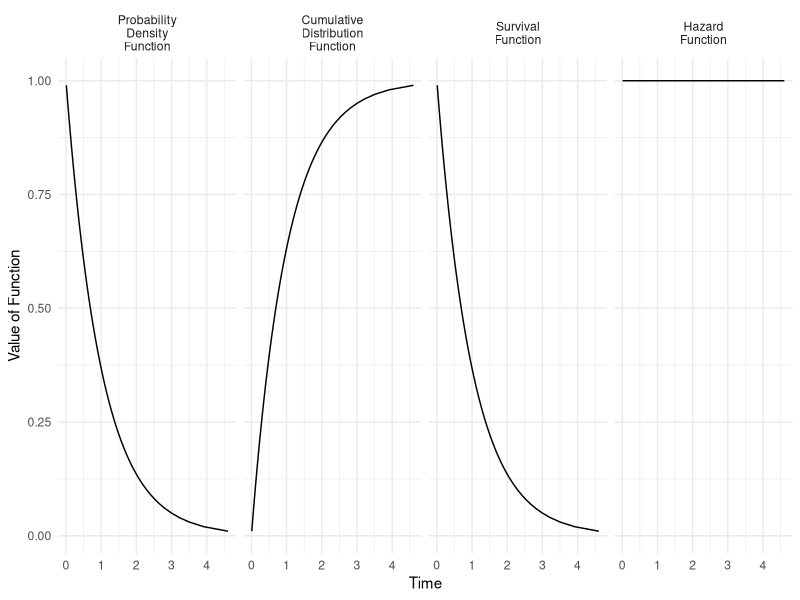

Source code (R):
## ---- chunk 1
library(tidyverse)
## ---- chunk 2

tibble(p = seq(.01,.99,.01)) |>
  mutate(
    y = qexp(p),
    `Probability\nDensity\nFunction` = dexp(y),
    `Cumulative\nDistribution\nFunction` = pexp(y),
    `Survival\nFunction` = 1 - pexp(y),
    `Hazard\nFunction` = 1
  ) |>
  pivot_longer(cols = -c(1:2)) |>
  mutate(name = fct_relevel(factor(name), c("Probability\nDensity\nFunction","Cumulative\nDistribution\nFunction","Survival\nFunction","Hazard\nFunction"))) |>
  ggplot(aes(x = y, y = value)) +
  geom_line() +
  facet_wrap(~name, nrow = 1) +
  ylab("Value of Function") +
  xlab("Time") +
  theme_minimal()
## ---- chunk 3
simulated <- tibble(id = 1:1000) |>
  mutate(
    # Exponential draws
    t = rexp(n()),
    # Trial cuts off at time 3
    c = t > 3,
    # Observed y is truncated at 3
    t_tilde = ifelse(t > 3, 3, t)
  )
## ---- chunk 4
log_likelihood <- function(log_lambda, data) {
  data |>
    mutate(
      likelihood_i = case_when(
        c == 0 ~ dexp(t_tilde, rate = exp(log_lambda)),
        c == 1 ~ pexp(t_tilde, rate = exp(log_lambda), lower.tail = FALSE)
      )
    ) |>
    summarize(
      log_likelihood = sum(log(likelihood_i))
    ) |>
    pull(log_likelihood)
}
## ---- chunk 5
optimize.out <- optimize(
  log_likelihood,  # function to optimize
  lower = -1,      # lower limit of log_lambda candidates
  upper = 1,       # upper limit of log_lambda candidates
  maximum = TRUE,  # search for maximum
  tol = .01,       # get within tol of truth
  data = simulated # other argument to log_likelihood
)
## ---- chunk 6
log_lambda_hat <- optimize.out$maximum
lambda_hat <- exp(log_lambda_hat) |> print()
## ---- chunk 7
simulated <- tibble(id = 1:1000) |>
  mutate(
    x1 = rnorm(n()),
    x2 = rnorm(n()),
    lambda = exp(-1 + .5 * x1 + .5 * x2),
    t = rexp(n(), rate = lambda),
    # Create censoring at time 3
    c = t > 3,
    t_tilde = ifelse(t > 3, 3, t)
  ) |>
  select(x1, x2, c, t_tilde)
## ---- chunk 8
log_likelihood <- function(parameters, data, formula) {
  
  # Parameters are coefficients
  beta <- parameters
  
  # Get the X matrix
  X <- model.matrix(formula, data = data)
  
  # Calculate lambda values at that parameter vector
  lambda <- exp(X %*% beta)
  
  # Calculate the likelihood
  data |>
    # Create a column with the lambda values for each case
    mutate(lambda = lambda) |>
    summarize(
      # Use the formula from above, translated to code
      log_likelihood = sum(
        (1 - c) * log(dexp(t_tilde, rate = lambda)) + 
          c * log(1 - pexp(t_tilde, rate = lambda))
      )
    ) |>
    # Pull the log likelihood value to return
    pull(log_likelihood)
}
## ---- chunk 9
optim.out <- optim(
  par = c(0,0,0),                # initial parameter values
  fn = log_likelihood,           # function to optimize
  control = list(fnscale = -1),  # find max instead of min
  hessian = TRUE,                # also return the Hessian
  data = simulated,              # passed to log_likelihood
  formula = formula(t_tilde ~ x1 + x2) # passed to log_likelihood
)
## ---- chunk 10
beta_hat <- optim.out$par |> print()
## ---- chunk 11
hessian <- optim.out$hessian
## ---- chunk 12
beta_hat_vcov <- -solve(hessian)
## ---- chunk 13
tibble(
  variable = c("Intercept","x1","x2"),
  beta = beta_hat,
  se = sqrt(diag(beta_hat_vcov))
)
## ---- chunk 14
library(survival)
canned_fit <- survreg(
  Surv(time = t_tilde, event = 1 - c) ~ x1 + x2,
  data = simulated,
  dist = "exponential"
)
summary(canned_fit)
## ---- chunk 15
to_predict <- tibble(x1 = 0, x2 = 1)
## ---- chunk 16
X_new <- model.matrix(~ x1 + x2, data = to_predict)
## ---- chunk 17
lambda_hat <- exp(X_new %*% beta_hat) |> print()
## ---- chunk 18
survival_hat <- pexp(2, rate = lambda_hat, lower.tail = FALSE)
## ---- chunk 19
beta_star <- mvtnorm::rmvnorm(n = 1000, mean = beta_hat, sigma = beta_hat_vcov)
## ---- chunk 20
lambda_star <- exp(X_new %*% t(beta_star))
## ---- chunk 21
survival_star <- pexp(2, rate = lambda_star, lower.tail = FALSE)
## ---- chunk 22
se_survial_hat <- sd(survival_star)
## ---- chunk 23
canned_linear_prediction <- predict(
  canned_fit, 
  type = "linear", 
  newdata = to_predict
)
## ---- chunk 24
canned_lambda_hat <- 1 / exp(canned_linear_prediction)
## ---- chunk 25
cbind(
  diy = lambda_hat[1,1],
  canned = canned_lambda_hat
)
## ---- chunk 26
heart_recipients <- tibble(survival::jasa) |> 
  # Keep those who received a transplant
  filter(!is.na(tx.date)) |>
  # Remove if died on the day of transplant
  filter(tx.date != fu.date) |>
  # Construct variables we will use
  mutate(
    # Age at transplant is difference between treatment date and birth date
    age = as.numeric(difftime(tx.date, birth.dt, units = "days")) / 365.25,
    # Time is difference between follow-up date and treatment date
    t = as.numeric(difftime(fu.date, tx.date, units = "days")) / 365.25,
    # Censoring is defined by follow-up status
    c = fustat == 0
  ) |>
  select(age, c, t) |>
  print(n = 3)
